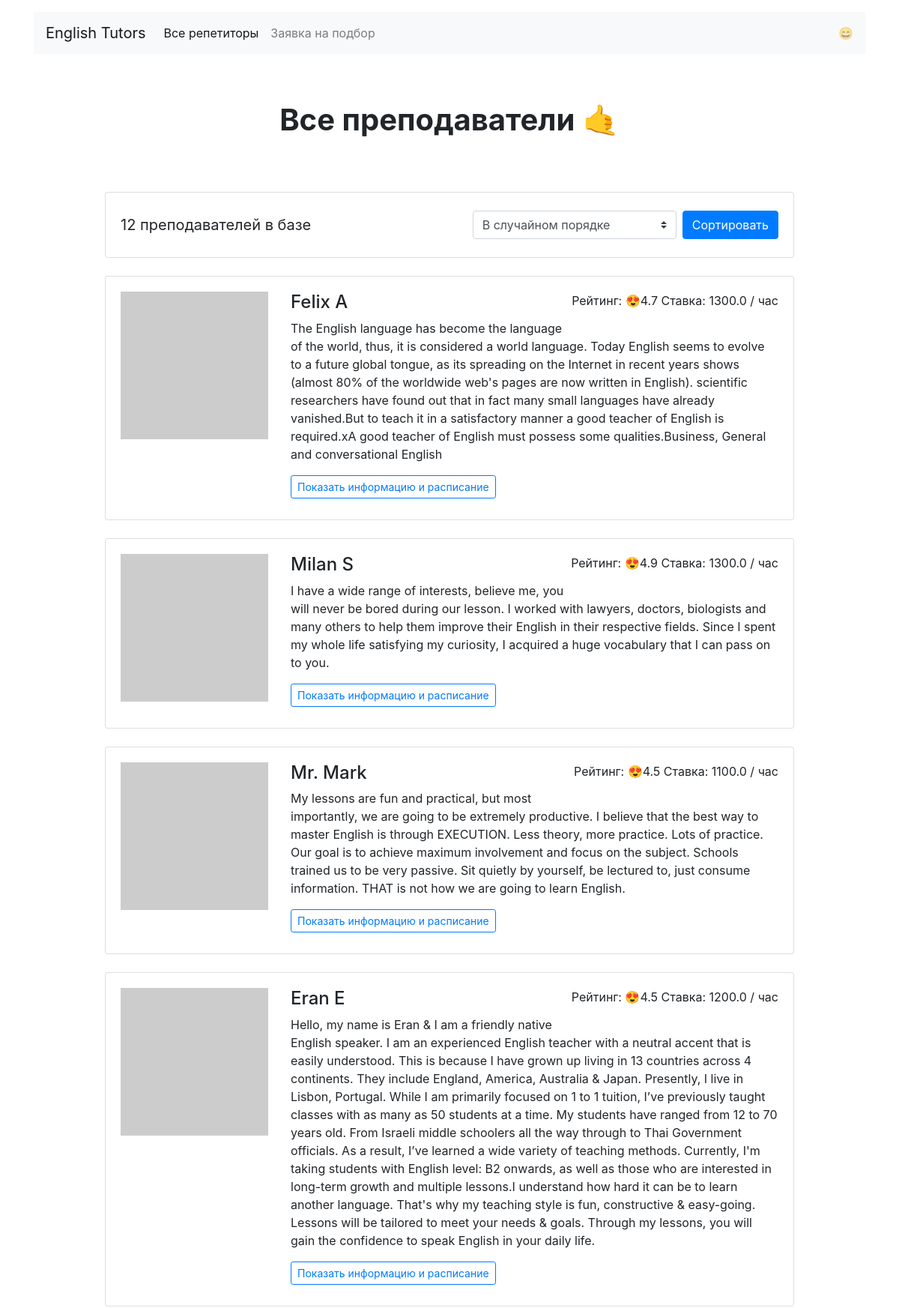
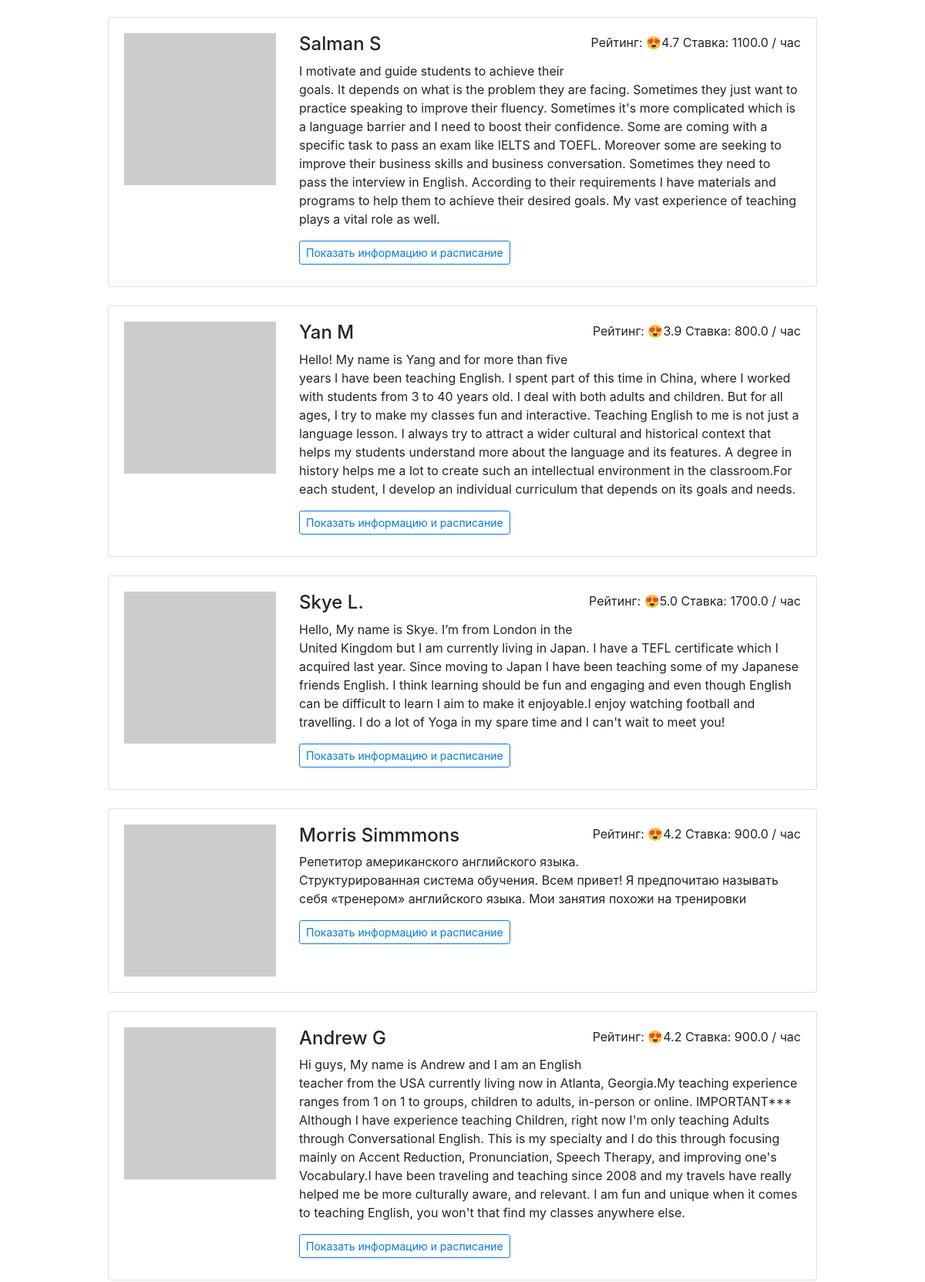
Page /all/ (upper part) on the committed database (2 pictures, top to bottom).
### models.py (models this page shows)
class Tutor(db.Model):
    __tablename__ = "tutors"
    id = db.Column(db.Integer, primary_key=True)
    name = db.Column(db.String, nullable=False)
    about = db.Column(db.String, nullable=False)
    rating = db.Column(db.Float, nullable=False)
    picture = db.Column(db.String, nullable=False)
    price = db.Column(db.Float, nullable=False)
    free = db.Column(db.JSON, nullable=False)
    goals = db.relationship("Goal", secondary=tutor_has_goal, back_populates="tutors")

### views/views.py (the view, shortened to what this page needs)
@view_blp.route("/all/", methods=["GET", "POST"])
def render_all():
    tutors = db.session.query(Tutor).order_by(func.random()).all()
    form = SortTutorsForm()
    return render_template("all.html", tutors=tutors, form=form)

### forms.py
class SortTutorsForm(FlaskForm):
    sort_by = SelectField(
        "Сортировка преподавателей",
        choices=[
            ("random", "В случайном порядке"),
            ("high_rating_first", "Сначала лучшие по рейтингу"),
            ("high_price_first", "Сначала дорогие"),
            ("low_price_first", "Сначала недорогие"),
        ],
        default="random",
    )
    submit = SubmitField("Сортировать")

### templates/all.html (shortened to what this page needs)
{% extends 'base.html' %}
{% block content %}
<main class="container mt-3">
  <h1 class="h1 text-center w-50 mx-auto mt-1 py-5 mb-4"><strong>Все преподаватели 🤙</strong></h1>
    <div class="row">
    <div class="col-12 col-lg-10 offset-lg-1 m-auto">
      <div class="card mb-4">
        <div class="card-body align-right">
          <p class="lead float-left d-inline-block mt-2 mb-0"><strong>{{ tutors|length }} преподавателей в базе</strong></p>
          <form class="float-right d-inline-block" method="POST" action="/all/">
            <div class="form-inline">
              {{ form.sort_by(class_="custom-select my-1 mr-2", id_="inlineFormCustomSelectPref") }}
              {{ form.submit(class_="btn btn-primary my-1") }}
            </div>
          </form>
        </div>
      </div>
      {% for tutor in tutors %}
        <div class="card mb-4">
          <div class="card-body">
            <div class="row">
              <div class="col-3"><img src="{{ tutor.picture }}" class="img-fluid" alt=""></div>
              <div class="col-9">
                <p class="float-right">Рейтинг: 😍{{ tutor.rating }} Ставка: {{ tutor.price }} / час</p>
                <h2 class="h4">{{ tutor.name }}</h2>
                <p>{{ tutor.about }}</p>
                <a href="{{ url_for('view_blp.render_tutor_profile', tutor_id=tutor.id) }}" class="btn btn-outline-primary btn-sm mr-3 mb-2">Показать информацию и расписание</a>
              </div>
            </div>
          </div>
        </div>
      {% endfor %}
    </div>
  </div>
</main>
{% endblock content %}

### rows in the picture
Tutor: rating "4.7", price "1300.0", name "Felix A", about "The English language has become the language of the world, thus, it is considered a world language. Today English seems to evolve to a future global tongue, as its spreading on the Internet in recent years shows (almost 80% of the worldwide web's pages are now written in English). scientific researchers have found out that in fact many small languages have already vanished.But to teach it in a satisfactory manner a good teacher of English is required.xA good teacher of English must possess some qualities.Business, General and conversational English"
Tutor: rating "4.9", price "1300.0", name "Milan S", about "I have a wide range of interests, believe me, you will never be bored during our lesson. I worked with lawyers, doctors, biologists and many others to help them improve their English in their respective fields. Since I spent my whole life satisfying my curiosity, I acquired a huge vocabulary that I can pass on to you."
Tutor: rating "4.5", price "1100.0", name "Mr. Mark", about "My lessons are fun and practical, but most importantly, we are going to be extremely productive. I believe that the best way to master English is through EXECUTION. Less theory, more practice. Lots of practice. Our goal is to achieve maximum involvement and focus on the subject. Schools trained us to be very passive. Sit quietly by yourself, be lectured to, just consume information. THAT is not how we are going to learn English."
Tutor: rating "4.5", price "1200.0", name "Eran E", about "Hello, my name is Eran & I am a friendly native English speaker. I am an experienced English teacher with a neutral accent that is easily understood. This is because I have grown up living in 13 countries across 4 continents. They include England, America, Australia & Japan. Presently, I live in Lisbon, Portugal. While I am primarily focused on 1 to 1 tuition, I’ve previously taught classes with as many as 50 students at a time. My students have ranged from 12 to 70 years old. From Israeli middle schoolers all the way through to Thai Government officials. As a result, I’ve learned a wide variety of teaching methods. Currently, I'm taking students with English level: B2 onwards, as well as…"
Tutor: rating "4.7", price "1100.0", name "Salman S", about "I motivate and guide students to achieve their goals. It depends on what is the problem they are facing. Sometimes they just want to practice speaking to improve their fluency. Sometimes it's more complicated which is a language barrier and I need to boost their confidence. Some are coming with a specific task to pass an exam like IELTS and TOEFL. Moreover some are seeking to improve their business skills and business conversation. Sometimes they need to pass the interview in English. According to their requirements I have materials and programs to help them to achieve their desired goals. My vast experience of teaching plays a vital role as well."
Tutor: rating "3.9", price "800.0", name "Yan M", about "Hello! My name is Yang and for more than five years I have been teaching English. I spent part of this time in China, where I worked with students from 3 to 40 years old. I deal with both adults and children. But for all ages, I try to make my classes fun and interactive. Teaching English to me is not just a language lesson. I always try to attract a wider cultural and historical context that helps my students understand more about the language and its features. A degree in history helps me a lot to create such an intellectual environment in the classroom.For each student, I develop an individual curriculum that depends on its goals and needs."
Tutor: rating "5.0", price "1700.0", name "Skye L.", about "Hello, My name is Skye. I’m from London in the United Kingdom but I am currently living in Japan. I have a TEFL certificate which I acquired last year. Since moving to Japan I have been teaching some of my Japanese friends English. I think learning should be fun and engaging and even though English can be difficult to learn I aim to make it enjoyable.I enjoy watching football and travelling. I do a lot of Yoga in my spare time and I can't wait to meet you!"
Tutor: rating "4.2", price "900.0", name "Morris Simmmons", about "Репетитор американского английского языка. Структурированная система обучения. Всем привет! Я предпочитаю называть себя «тренером» английского языка. Мои занятия похожи на тренировки"
Tutor: rating "4.2", price "900.0", name "Andrew G", about "Hi guys, My name is Andrew and I am an English teacher from the USA currently living now in Atlanta, Georgia.My teaching experience ranges from 1 on 1 to groups, children to adults, in-person or online. IMPORTANT*** Although I have experience teaching Children, right now I'm only teaching Adults through Conversational English. This is my specialty and I do this through focusing mainly on Accent Reduction, Pronunciation, Speech Therapy, and improving one's Vocabulary.I have been traveling and teaching since 2008 and my travels have really helped me be more culturally aware, and relevant. I am fun and unique when it comes to teaching English, you won't that find my classes anywhere else."

### other values in the picture
{{ tutors|length }} "12"
